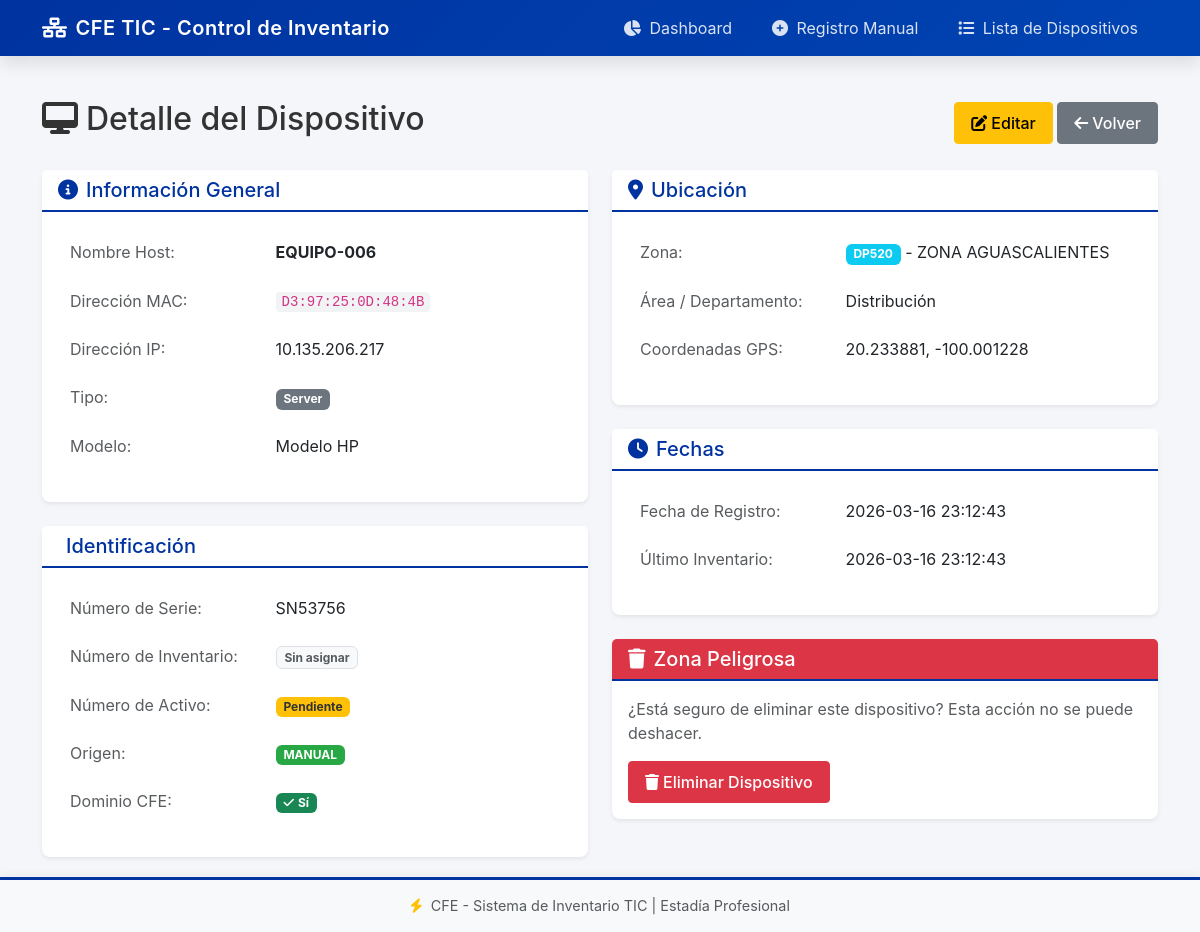
The page /dispositivos/detalle/6 on the database its author committed.
### tables this page shows
CREATE TABLE DISPOSITIVOS (
                    id INTEGER PRIMARY KEY AUTOINCREMENT,
                    mac_address TEXT UNIQUE,
                    ip_address TEXT,
                    nombre_host TEXT,
                    numero_serie TEXT,
                    modelo TEXT,
                    tipo TEXT,
                    origen TEXT DEFAULT 'OCS',
                    numero_activo TEXT,
                    cve_zona TEXT,
                    coordenadas_gps TEXT,
                    area_pertenencia TEXT,
                    dominio BOOLEAN DEFAULT 0,
                    fecha_registro TIMESTAMP DEFAULT CURRENT_TIMESTAMP,
                    fecha_ultimo_inventario TIMESTAMP, numero_inventario TEXT,
                    FOREIGN KEY (cve_zona) REFERENCES ZONAS(cve_zona)
                );

CREATE TABLE ZONAS (
                    cve_zona TEXT PRIMARY KEY,
                    nombre_zona TEXT
                );

### app.py (the view)
@app.route('/dispositivos/detalle/<int:dispositivo_id>')
def detalle_dispositivo(dispositivo_id):
    dispositivo = obtener_dispositivo_por_id(dispositivo_id)
    if not dispositivo:
        return redirect(url_for('dispositivos'))
    return render_template(
        'detalle_dispositivo.html',
        dispositivo=dispositivo,
        zonas=ZONAS_CFE
    )

### models.py (called while the page is built)
def get_connection():
    return sqlite3.connect(config.DATABASE_PATH)

def obtener_dispositivo_por_id(dispositivo_id):
    try:
        with get_connection() as conn:
            conn.row_factory = sqlite3.Row
            cursor = conn.cursor()
            cursor.execute("""
                SELECT d.*, z.nombre_zona
                FROM DISPOSITIVOS d
                LEFT JOIN ZONAS z ON d.cve_zona = z.cve_zona
                WHERE d.id = ?
            """, (dispositivo_id,))
            row = cursor.fetchone()
            return dict(row) if row else None
    except sqlite3.Error as e:
        print(f"Error al obtener dispositivo: {e}")
        return None

### templates/detalle_dispositivo.html (shortened to what this page needs)
{% extends "base.html" %}
{% block content %}
<div class="detalle-dispositivo">
    <div class="d-flex justify-content-between align-items-center mb-4">
        <h2>
            <i class="fas fa-desktop me-2"></i>Detalle del Dispositivo
        </h2>
        <div>
            <a href="{{ url_for('editar_dispositivo', dispositivo_id=dispositivo.id) }}" class="btn btn-warning">
                <i class="fas fa-edit me-1"></i>Editar
            </a>
            <a href="{{ url_for('dispositivos') }}" class="btn btn-secondary">
                <i class="fas fa-arrow-left me-1"></i>Volver
            </a>
        </div>
    </div>
    <div class="row">
        <div class="col-md-6">
            <div class="card mb-4">
                <div class="card-header">
                    <h5 class="mb-0">
                        <i class="fas fa-info-circle me-2"></i>Información General
                    </h5>
                </div>
                <div class="card-body">
                    <table class="table table-borderless">
                        <tr>
                            <td class="text-muted" style="width: 40%;">Nombre Host:</td>
                            <td><strong>{{ dispositivo.nombre_host or '-' }}</strong></td>
                        </tr>
                        <tr>
                            <td class="text-muted">Dirección MAC:</td>
                            <td><code>{{ dispositivo.mac_address or '-' }}</code></td>
                        </tr>
                        <tr>
                            <td class="text-muted">Dirección IP:</td>
                            <td>{{ dispositivo.ip_address or '-' }}</td>
                        </tr>
                        <tr>
                            <td class="text-muted">Tipo:</td>
                            <td><span class="badge bg-secondary">{{ dispositivo.tipo or '-' }}</span></td>
                        </tr>
                        <tr>
                            <td class="text-muted">Modelo:</td>
                            <td>{{ dispositivo.modelo or '-' }}</td>
                        </tr>
                    </table>
                </div>
            </div>
            <div class="card">
                <div class="card-header">
                    <h5 class="mb-0">
                        Identificación
                    </h5>
                </div>
                <div class="card-body">
                    <table class="table table-borderless">
                        <tr>
                            <td class="text-muted" style="width: 40%;">Número de Serie:</td>
                            <td>{{ dispositivo.numero_serie or '-' }}</td>
                        </tr>
                        <tr>
                            <td class="text-muted">Número de Inventario:</td>
                            <td>
                                {% if dispositivo.numero_inventario %}
                                <span class="badge bg-primary">{{ dispositivo.numero_inventario }}</span>
                                {% else %}
                                <span class="badge bg-light text-muted border">Sin asignar</span>
                                {% endif %}
                            </td>
                        </tr>
                        <tr>
                            <td class="text-muted">Número de Activo:</td>
                            <td>
                                {% if dispositivo.numero_activo %}
                                <span class="badge bg-success">{{ dispositivo.numero_activo }}</span>
                                {% else %}
                                <span class="badge badge-pendiente">Pendiente</span>
                                {% endif %}
                            </td>
                        </tr>
                        <tr>
                            <td class="text-muted">Origen:</td>
                            <td>
                                {% if dispositivo.origen == 'OCS' %}
                                <span class="badge badge-ocs">OCS</span>
                                {% else %}
                                <span class="badge badge-manual">MANUAL</span>
                                {% endif %}
                            </td>
                        </tr>
                        <tr>
                            <td class="text-muted">Dominio CFE:</td>
                            <td>
                                {% if dispositivo.dominio %}
                                <span class="badge bg-success"><i class="fas fa-check me-1"></i>Sí</span>
                                {% else %}
                                <span class="badge bg-secondary">No</span>
                                {% endif %}
                            </td>
                        </tr>
                    </table>
                </div>
            </div>
        </div>
        <div class="col-md-6">
            <div class="card mb-4">
                <div class="card-header">
                    <h5 class="mb-0">
                        <i class="fas fa-map-marker-alt me-2"></i>Ubicación
                    </h5>
                </div>
                <div class="card-body">
                    <table class="table table-borderless">
                        <tr>
                            <td class="text-muted" style="width: 40%;">Zona:</td>
                            <td>
                                {% if dispositivo.cve_zona %}
                                <span class="badge bg-info">{{ dispositivo.cve_zona }}</span>
                                {% if dispositivo.nombre_zona %}
                                - {{ dispositivo.nombre_zona }}
                                {% endif %}
                                {% else %}
                                -
                                {% endif %}
                            </td>
                        </tr>
                        <tr>
                            <td class="text-muted">Área / Departamento:</td>
                            <td>{{ dispositivo.area_pertenencia or '-' }}</td>
                        </tr>
                        <tr>
                            <td class="text-muted">Coordenadas GPS:</td>
                            <td>{{ dispositivo.coordenadas_gps or '-' }}</td>
                        </tr>
                    </table>
                </div>
            </div>
            <div class="card">
                <div class="card-header">
                    <h5 class="mb-0">
                        <i class="fas fa-clock me-2"></i>Fechas
                    </h5>
                </div>
                <div class="card-body">
                    <table class="table table-borderless">
                        <tr>
                            <td class="text-muted" style="width: 40%;">Fecha de Registro:</td>
                            <td>{{ dispositivo.fecha_registro or '-' }}</td>
                        </tr>
                        <tr>
                            <td class="text-muted">Último Inventario:</td>
                            <td>{{ dispositivo.fecha_ultimo_inventario or '-' }}</td>
                        </tr>
                    </table>
                </div>
            </div>
            <div class="card mt-4">
                <div class="card-header bg-danger text-white">
                    <h5 class="mb-0">
                        <i class="fas fa-trash me-2"></i>Zona Peligrosa
                    </h5>
                </div>
                <div class="card-body">
                    <p class="text-muted">¿Está seguro de eliminar este dispositivo? Esta acción no se puede deshacer.</p>
                    <button class="btn btn-danger btn-eliminar" data-id="{{ dispositivo.id }}" data-nombre="{{ dispositivo.nombre_host or 'dispositivo' }}">
                        <i class="fas fa-trash me-1"></i>Eliminar Dispositivo
                    </button>
                </div>
            </div>
        </div>
    </div>
</div>
{% endblock %}

### static/css/style.css (style rules this page uses)
:root { --cfe-blue: #003366; --cfe-light-blue: #0044b3; --cfe-gold: #ffc107; --cfe-dark: #1a1a2e; --cfe-gray: #6c757d; --cfe-success: #28a745; --cfe-danger: #dc3545; --cfe-warning: #ffc107; --shadow-sm: 0 0.125rem 0.25rem rgba(0, 0, 0, 0.075); --shadow-md: 0 0.5rem 1rem rgba(0, 0, 0, 0.1); --shadow-lg: 0 1rem 3rem rgba(0, 0, 0, 0.15); --radius-sm: 0.25rem; --radius-md: 0.5rem; --radius-lg: 0.75rem; --transition: all 0.3s ease; }
* { box-sizing: border-box; }
body { font-family: -apple-system, BlinkMacSystemFont, 'Segoe UI', Roboto, 'Helvetica Neue', Arial, sans-serif; background-color: #f5f6fa; color: #333; }
.card { border: none; border-radius: var(--radius-md); box-shadow: var(--shadow-sm); transition: var(--transition); }
.card-header { background-color: white; border-bottom: 2px solid var(--cfe-blue); font-weight: 600; color: var(--cfe-blue); }
.badge-manual { background-color: #28a745; color: white; }
.badge-pendiente { background-color: #ffc107; color: #333; }
.table td { vertical-align: middle; padding: 0.75rem; }
.btn { border-radius: var(--radius-sm); font-weight: 500; padding: 0.5rem 1rem; transition: var(--transition); }
.card, .stat-card { animation: fadeIn 0.4s ease-out; }
code { background-color: #f1f3f5; padding: 0.125rem 0.375rem; border-radius: var(--radius-sm); font-size: 0.875rem; color: #d63384; }

### templates/base.html (style rules this page uses)
:root { --cfe-blue: #0033A0; --cfe-dark: #1a1a2e; --cfe-light: #f8f9fa; }
body { min-height: 100vh; display: flex; flex-direction: column; }

### rows shown on the page
DISPOSITIVOS: nombre_host "EQUIPO-006", mac_address "D3:97:25:0D:48:4B", ip_address "10.135.206.217", tipo "Server", modelo "Modelo HP", numero_serie "SN53756", cve_zona "DP520", area_pertenencia "Distribución", coordenadas_gps "20.233881, -100.001228", fecha_registro "2026-03-16 23:12:43", fecha_ultimo_inventario "2026-03-16 23:12:43"
ZONAS: nombre_zona "ZONA AGUASCALIENTES"
